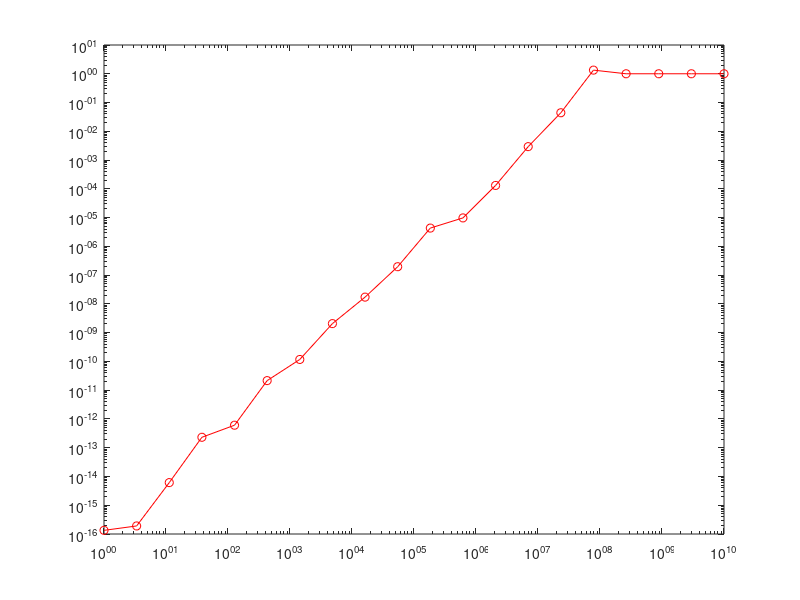

MATLAB code for this plot:
xx = logspace(0, 10,20);
% Sostituisco il ciclo for con le operazioni "element-wise"
% non serve più preallocare err
S = sqrt(xx.^2+1);
E = 1./(S+xx);
F = S-xx; 
err = abs((E-F)./E);
loglog(xx,err,'ro-')
